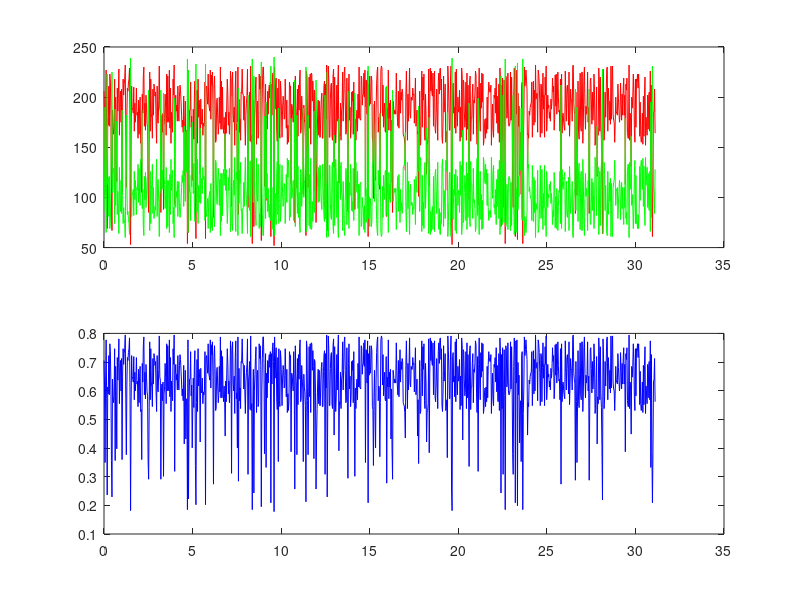

The MATLAB script that drew this image:
clear
N_trace=30;
for j = 1:N_trace;
len=[];time=[];datapoint=[];i=[];donor=[];acceptor=[];fname=[];in=[];
len = (rand*45)+5;
time=0:0.03:len;
datapoint=size(time);datapoint=datapoint(2);
cd('G:\programs\traces');


for i=1:datapoint;
    r=rand;
    if r>0.9; donor(i)=200+randi([-40,40]);
    else; donor(i) = 100+randi([-40,40]);
    end
end
acceptor= 300-donor+randi([-20,20]);

output=[time' , donor', acceptor'];
in=num2str(j);
fname=['trace' in '.dat'];
save(fname,'output','-ascii') ;
end

 subplot(2,1,1)
 plot(time,acceptor,'r',time,donor,'g')
 subplot(2,1,2)
 fret=acceptor./(donor+acceptor);
 plot(time,fret,'b');